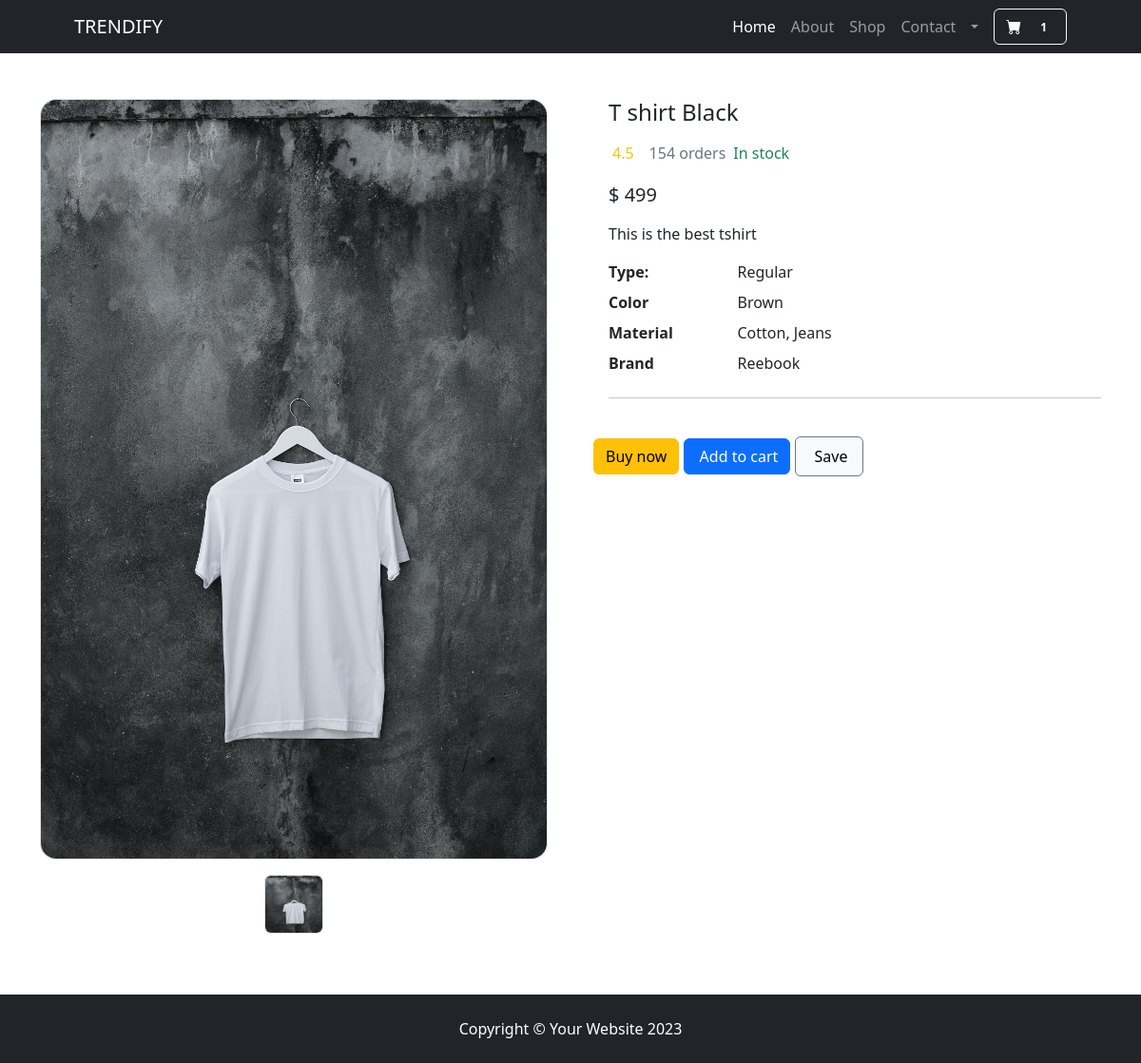
The page /product/t-shirt-black (signed in) on the database its author committed.
### accounts/models.py (models this page shows)
class Profile(BaseModel):
   user = models.OneToOneField(User, on_delete=models.CASCADE,related_name="profile")
   is_email_verified = models.BooleanField(default=False)
   email_token = models.CharField(max_length=100, null=False, blank=True)
   profile_image = models.ImageField(upload_to='profile')
   def get_cart_count(self):
       return CartItems.objects.filter(cart__user = self.user, cart__is_paid= False).count()

### products/models.py (models this page shows, shortened)
class Product(BaseModel):
    product_name = models.CharField(max_length=100)
    slug = models.SlugField(unique=True, null= True, blank=True)
    category = models.ForeignKey(Category, on_delete=models.CASCADE, related_name='product')
    price = models.IntegerField(null = False)
    product_description = models.TextField()
    color_variant = models.ManyToManyField(ColorVariant, blank=True)
    size_variant = models.ManyToManyField(SizeVariant, blank=True)

class ProductImage(BaseModel):
    product = models.ForeignKey(Product, on_delete=models.CASCADE, related_name='product_image')
    image = models.ImageField(upload_to="product")

### products/views.py (the view)
# urls.py: path('<slug>',views.get_product,name="get_product"),
def get_product(request, slug):
    try:
        product = Product.objects.get(slug=slug)
        context = {'product': product}
        if request.GET.get('size'):
            size = request.GET.get('size')
            price = product.get_price_by_size(size)
            context['selected_size'] = size
        return render(request, 'Product/product.html', context=context)
    except Exception as e:
        print(e)

### templates/Product/product.html (shortened to what this page needs)
{% extends 'Base/base.html'%}
{%block start%}
<section class="py-5">
    <div class="container">
      <div class="row gx-5">
        <aside class="col-lg-6">
          <div class="border rounded-4 mb-3 d-flex justify-content-center">
            <a data-fslightbox="mygalley" class="rounded-4" target="_blank" data-type="image" href="!#">
              <img style="max-width: 100%; max-height: 100vh; margin: auto;" class="rounded-4 fit" src="/media/{{product.product_image.first.image}}">
            </a>
          </div>
          <div class="d-flex justify-content-center mb-3">
            {%for image in product.product_image.all%}
            <a data-fslightbox="mygalley" class="border mx-1 rounded-2" target="_blank" data-type="image" href="">
              <img width="60" height="60" class="rounded-2" src="/media/{{image.image}}">
            </a>
            {%endfor%}
          </div>
        </aside>
        <main class="col-lg-6">
          <div class="ps-lg-3">
            <h4 class="title text-dark">
                {{product.product_name}}
            </h4>
            <div class="d-flex flex-row my-3">
              <div class="text-warning mb-1 me-2">
                <span class="ms-1">
                  4.5
                </span>
              </div>
              <span class="text-muted">154 orders</span>
              <span class="text-success ms-2">In stock</span>
            </div>
            <div class="mb-3">
              <span class="h5">$
                {%if updated_price%}
                {{updated_price}}
                {%else%}
                {{product.price}}
                {%endif%}
              </span>
            </div>
            <p>
                {{product.product_description}}
            </p>
            <div class="row">
              <dt class="col-3">Type:</dt>
              <dd class="col-9">Regular</dd>
              <dt class="col-3">Color</dt>
              <dd class="col-9">Brown</dd>
              <dt class="col-3">Material</dt>
              <dd class="col-9">Cotton, Jeans</dd>
              <dt class="col-3">Brand</dt>
              <dd class="col-9">Reebook</dd>
            </div>
            <hr>
            </div>
            <a href="#" class="btn btn-warning shadow-0"> Buy now </a>
            <a href="{% url 'add_to_cart' product.uid %} "  class="btn btn-primary shadow-0">  Add to cart </a>
            <a href="#" class="btn btn-light border border-secondary py-2 icon-hover px-3">  Save </a>
          </div>
      </div>
    </div>
{%endblock%}

### templates/Base/base.html (shortened to what this page needs)
{% load static %}
<!DOCTYPE html>
<html lang="en">
  <head>
    <link
      href="https://cdn.jsdelivr.net/npm/bootstrap-icons@1.5.0/font/bootstrap-icons.css"
      rel="stylesheet"
    />
    <link href="{% static '/css/styles.css' %}" rel="stylesheet" />
  </head>
  <body>
    <nav class="navbar navbar-expand-lg navbar-dark bg-dark ">
      <div class="container px-4 px-lg-5">
        <a class="navbar-brand" href="/">TRENDIFY</a>
        <div class="collapse navbar-collapse justify-content-end" id="navbarSupportedContent">
          <ul class="navbar-nav me-2 mb-2 mb-lg-0 ms-lg-4 ">
            <li class="nav-item">
              <a class="nav-link active" aria-current="page" href="/">Home</a>
            </li>
            <li class="nav-item"><a class="nav-link" href="#!">About</a></li>
            <li class="nav-item"><a class="nav-link" href="#!">Shop</a></li>
            <li class="nav-item"><a class="nav-link" href="#!">Contact</a></li>
            {% if user.is_authenticated %}
            <li class="nav-item dropdown">
              <a
                class="nav-link dropdown-toggle"
                id="navbarDropdown"
                href="#"
                role="button"
                data-bs-toggle="dropdown"
                aria-expanded="false"
                >{{request.user.first_name}}</a
              >
            </li>
            {%endif%}
          </ul>
            <a class="btn btn-outline-light" href="{% url 'cards' %}">
              <i class="bi-cart-fill me-1"></i>
              <span class="badge bg-dark text-white ms-1 rounded-pill">{{request.user.profile.get_cart_count}}</span>
          </a>
        </div>
      </div>
    </nav>
    <div style="height: 100%;">
    {% block start %} {% endblock %}
    <footer class="py-4 bg-dark ">
      <div class="container ">
        <p class="m-0 text-center text-white">
          Copyright &copy; Your Website 2023
        </p>
      </div>
    </footer>
  </body>
</html>

### rows shown on the page
Product: product_image.first.image (picture), product_name "T shirt Black", price "499", product_description "This is the best tshirt"
ProductImage: image (picture)

### other values the page prints
{{ request.user.profile.get_cart_count }} "1"
